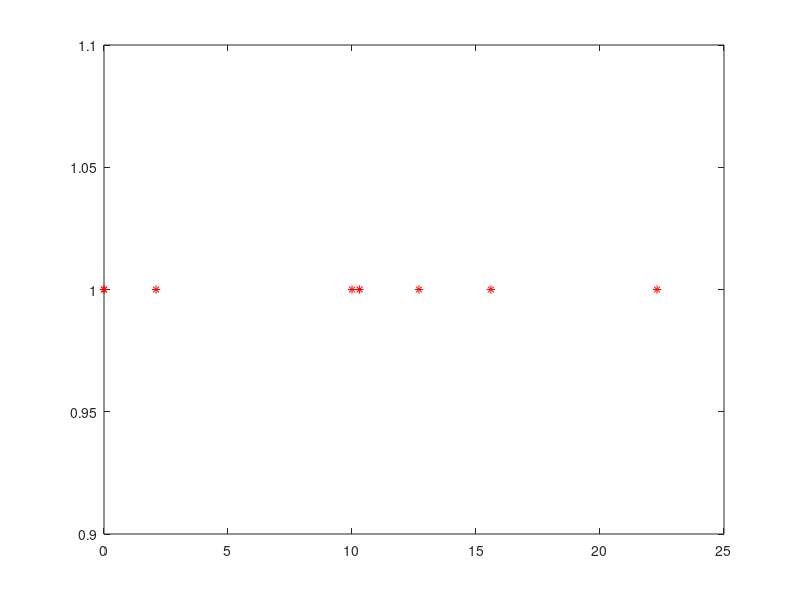

Write the MATLAB code that produced this figure. (Note: this script raises an error after producing the figure.)
clc;
clear;
%5hour
%Problem 1
%1
gaus = normrnd(12,0.4,[1,1000000]);
outliner=[10., 10.3, 2.1, 0., 0., 15.6, 22.3, 12.7];
plot(outliner,1,'*r');
hold on;
histogram(gaus);
legend('Bad data')
%Identify all the outliner gaus point out of five sigma of background
%signal
data = [outliner gaus];
pd = fitdist(data','Normal');
prob = normcdf(11);
right_x = icdf(pd,prob);
left_x = icdf(pd,1-prob);

Pos_true = 0;
Pos_false = 0;
Neg_true = 0;
Neg_false = 0;
for i = 1:100008
    if data(i)>left_x&&data(i)<right_x
        if ismember(data(i),outliner)
            Pos_false = Pos_false + 1;
        else
            Pos_true = Pos_true + 1;
        end
    else
        if ismember(data(i),outliner)
            Neg_true = Neg_true + 1;
        else
            Neg_false = Neg_false + 1;
        end
    end
end

table = zeros(2,2);
table(1,1) = Pos_true;
table(1,2) = Pos_false;
table(2,1) = Neg_true;
table(2,2) = Neg_false;
table
%Problem3
lambda = 1*6800/(15*8*60);
ob = makedist('Poisson', 'lambda', lambda);
prob = 1-cdf(ob,5);
sigma = norminv(prob)